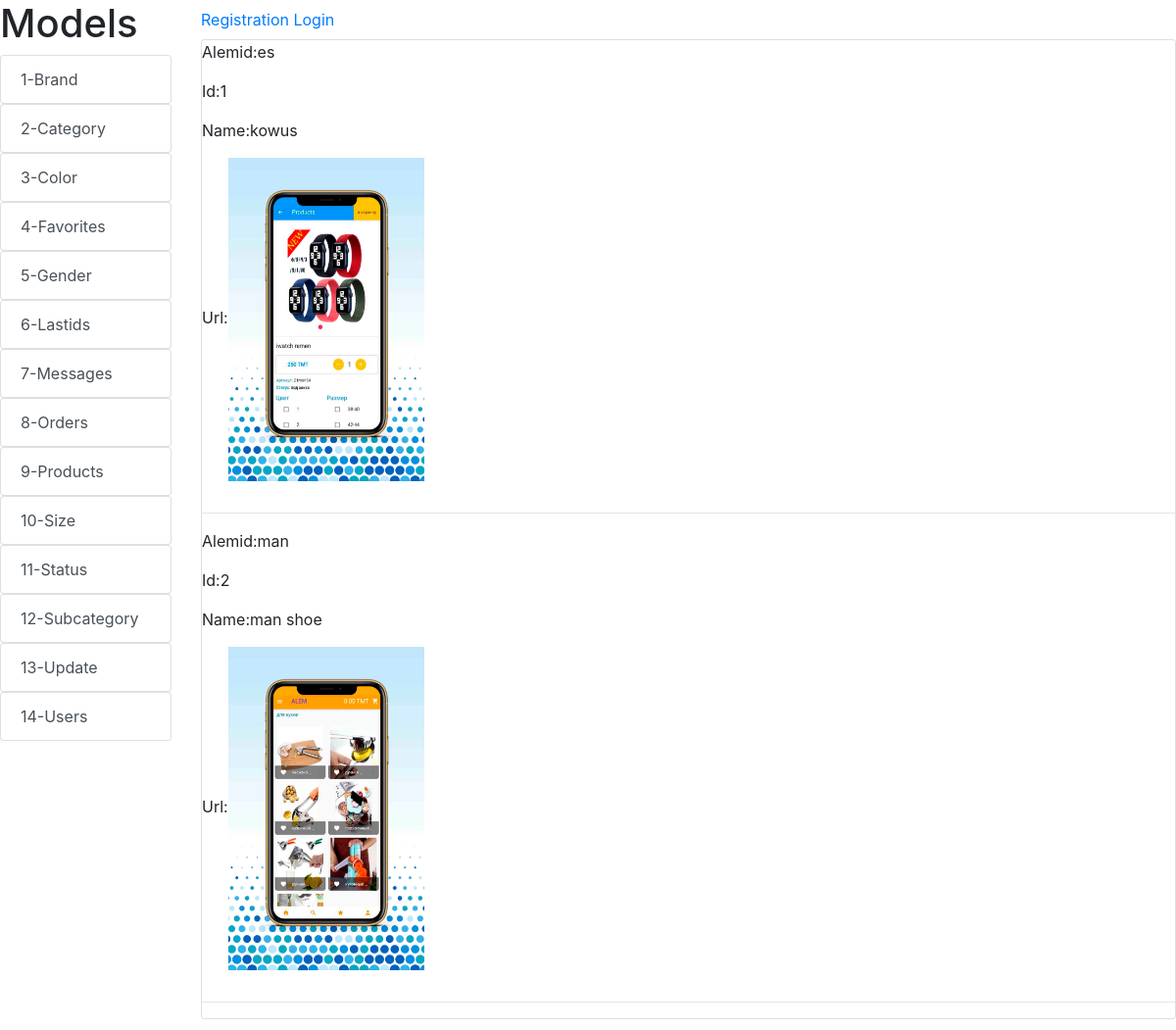
The page /category/ on the database its author committed.
### alemsite/models.py (models this page shows, shortened)
class Category(models.Model):
    ai = models.CharField(max_length=100)
    name = models.CharField(max_length=100)
    photo = models.ImageField(upload_to='Category/%Y/%m/%d')

### alemsite/views.py (the view)
# urls.py: path('category/', category, name='category'),
def category(request):
    category = Category.objects.all()
    return render(request, 'category/category.html', {'category':category})

### alemsite/templates/category/category.html
{% extends 'index.html'%}
{% block content %}
    {% for item in category %}
        <p>Alemid:{{ item.ai }}</p>
    <p>Id:{{ item.id}}</p>
        <p>Name:{{ item.name }}</p>
    <p>Url:<img src="{{item.photo.url}}" width="200" class="mr-3"></p>
<hr>
{% endfor %}
{% endblock %}

### alemsite/templates/index.html (shortened to what this page needs)
<!DOCTYPE html>
{% load static %}
<html lang="en">
<head>
    <link rel="stylesheet" href="{% static 'css/bootstrap.css' %}">
    <link rel="stylesheet" href="{% static 'css/bootstrap.min.css' %}">
    <link rel="stylesheet" href="{% static 'css/bootstrap-grid.css' %}">
    <link rel="stylesheet" href="{% static 'css/bootstrap-grid.min.css' %}">
    <link rel="stylesheet" href="{% static 'css/bootstrap-reboot.css' %}">
    <link rel="stylesheet" href="{% static 'css/bootstrap-reboot.min.css' %}">
    <link rel="stylesheet" href="{% static 'css/main-stylesheet' %}">
</head>
<body>
<div class="row">
<div class="col-md-2">
<h1>Models</h1>
<div class="list-group"><a href="{% url 'brand' %}" class="list-group-item list-group-item-action">1-Brand</a></div>
<div class="list-group"><a href="{% url 'category' %}" class="list-group-item list-group-item-action">2-Category</a></div>
<div class="list-group"><a href="{% url 'color' %}" class="list-group-item list-group-item-action">3-Color</a></div>
<div class="list-group"><a href="{% url 'favlist' %}" class="list-group-item list-group-item-action">4-Favorites</a></div>
<div class="list-group"><a href="{% url 'gender' %}" class="list-group-item list-group-item-action">5-Gender</a></div>
<div class="list-group"><a href="{% url 'lastids' %}" class="list-group-item list-group-item-action">6-Lastids</a></div>
<div class="list-group"><a href="{% url 'messages' %}" class="list-group-item list-group-item-action">7-Messages</a></div>
<div class="list-group"><a href="{% url 'orderlist' %}" class="list-group-item list-group-item-action">8-Orders</a></div>
<div class="list-group"><a href="{% url 'cat' %}" class="list-group-item list-group-item-action">9-Products</a></div>
<div class="list-group"><a href="{% url 'size' %}" class="list-group-item list-group-item-action">10-Size</a></div>
<div class="list-group"><a href="{% url 'status' %}" class="list-group-item list-group-item-action">11-Status</a></div>
<div class="list-group"><a href="{% url 'subcategory' %}" class="list-group-item list-group-item-action">12-Subcategory</a></div>
<div class="list-group"><a href="#" class="list-group-item list-group-item-action">13-Update</a></div>
<div class="list-group"><a href="{% url 'user' %}" class="list-group-item list-group-item-action">14-Users</a></div>
</div>
<div class="col-md-10">
<span class="navbar-text">
    <a href="{% url 'userRegister' %}">Registration     </a>
</span>
<span class="navbar-text">
    <a href="{% url 'userLogin' %}">Login     </a>
</span>
<div class="card mb-3">
    {% block content %}Content{% endblock %}
</div>
</div>
</div>
</body>
</html>

### rows shown on the page
Category: ai "es", id "1", name "kowus", photo (picture)
Category: ai "man", id "2", name "man shoe", photo (picture)
